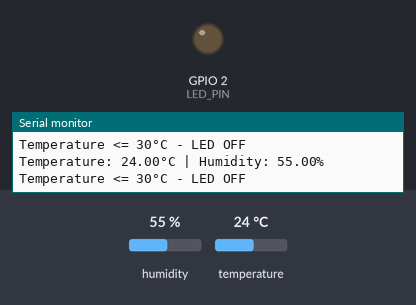
A program run on a simulated ESP32. On the bench: output pins drawn as LEDs (lit = HIGH), the last lines printed to the serial monitor. Inputs (shaded band) come from the test bench; at power-on: temperature 24 °C, humidity 55 %.

Above: at 6.8 s.
6.9 s: temperature set to 29 °C
12.3 s: temperature set to 32 °C
At 14.6 s:
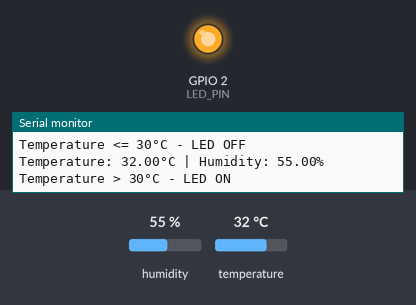
17.7 s: temperature set to 12 °C
At 18.8 s:
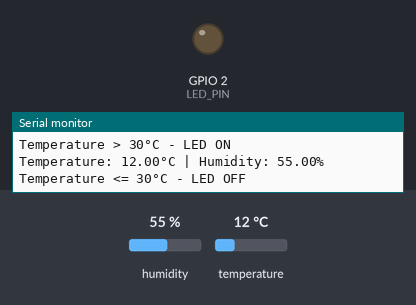
23.1 s: temperature set to 33 °C
At 27.3 s:
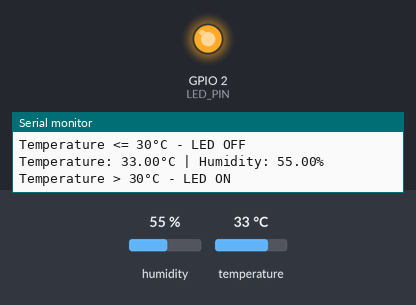
Timing chart, 0 to 28.8 s (numbered marks = the images above; inputs shaded):
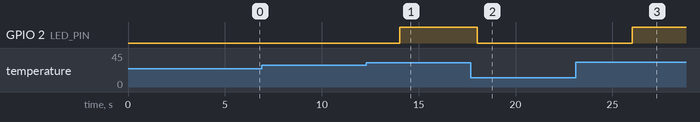

The program:

main.cpp
```cpp
/*
  ESP32 Automatic Temperature Monitor
  Reads temperature and humidity from DHT11 sensor
  Prints readings to Serial Monitor
  Turns on LED when temperature > 30°C
*/

#include <Arduino.h>
#include <DHT.h>

// Pin definitions
#define DHT_PIN 4      // GPIO4 connected to DHT11 data pin
#define LED_PIN 2      // GPIO2 connected to LED (with resistor)

// DHT sensor type
#define DHT_TYPE DHT11

// Create DHT object
DHT dht(DHT_PIN, DHT_TYPE);

// Variables for temperature and humidity
float temperature;
float humidity;

// Timing variables
unsigned long lastReadTime = 0;
const unsigned long readInterval = 2000; // Read every 2 seconds

void setup() {
  // Initialize serial communication
  Serial.begin(115200);

  // Wait for serial to initialize
  while (!Serial) {
    delay(10);
  }

  // Initialize LED pin as output
  pinMode(LED_PIN, OUTPUT);

  // Initialize DHT sensor
  dht.begin();

  // Print startup message
  Serial.println("ESP32 Automatic Temperature Monitor");
  Serial.println("====================================");
  Serial.println("Reading temperature and humidity from DHT11...");
  Serial.println();
}

void loop() {
  // Check if it's time to read the sensor
  unsigned long currentTime = millis();

  if (currentTime - lastReadTime >= readInterval) {
    // Save the current time for next reading
    lastReadTime = currentTime;

    // Read temperature and humidity from DHT11
    humidity = dht.readHumidity();
    temperature = dht.readTemperature();

    // Check if reading failed
    if (isnan(humidity) || isnan(temperature)) {
      Serial.println("Failed to read from DHT11 sensor!");
      return;
    }

    // Print readings to Serial Monitor
    Serial.print("Temperature: ");
    Serial.print(temperature);
    Serial.print("°C | Humidity: ");
    Serial.print(humidity);
    Serial.println("%");

    // Control LED based on temperature
    if (temperature > 30.0) {
      digitalWrite(LED_PIN, HIGH);  // Turn LED ON
      Serial.println("Temperature > 30°C - LED ON");
    } else {
      digitalWrite(LED_PIN, LOW);   // Turn LED OFF
      Serial.println("Temperature <= 30°C - LED OFF");
    }

    Serial.println();  // Empty line for readability
  }
}
```

Measured:
- the behaviour switches between 30 and 31 °C on temperature (found by bisection; images 0 and 1)
- after the input at 12.3 s, GPIO 2 (LED_PIN): LOW → HIGH after 1.7 s
- after the input at 17.7 s, GPIO 2 (LED_PIN): HIGH → LOW after 0.32 s
- after the input at 23.1 s, GPIO 2 (LED_PIN): LOW → HIGH after 2.9 s
